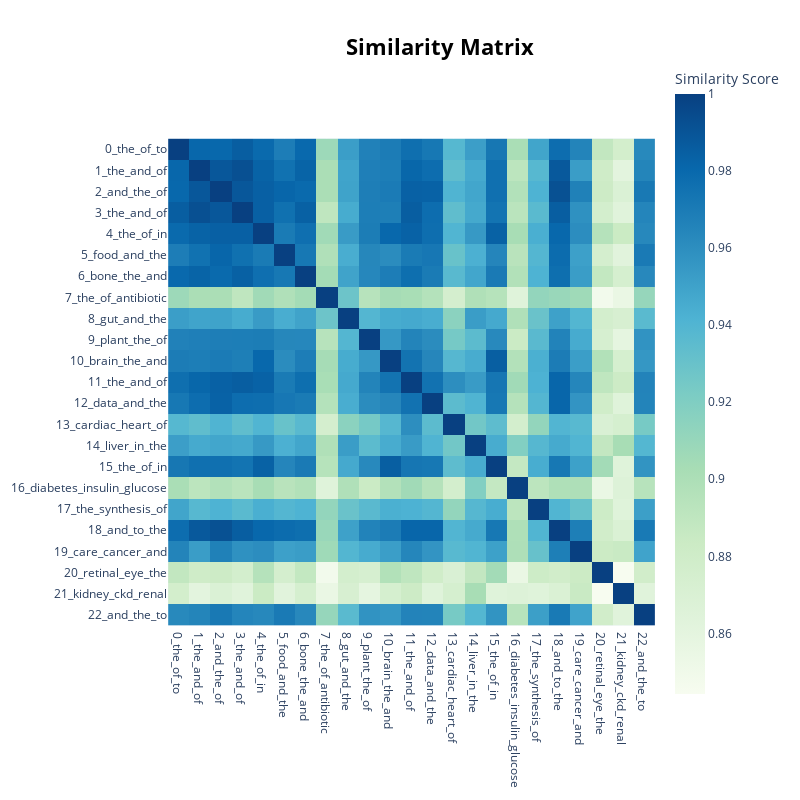

This figure's notebook cell:
### Code cell
topic_model.visualize_heatmap()

### Figure 1 — Plotly figure (JSON) as saved in the notebook; plotly's stock layout.template omitted (floating-point values rounded to 4 significant figures; data arrays with more than 128 entries replaced by an {"elided": "..."} marker saying what was removed)
{"data": [{"coloraxis": "coloraxis", "hovertemplate": "x: %{x}<br>y: %{y}<br>Similarity Score: %{z}<extra></extra>", "name": "0", "type": "heatmap", "x": ["0_the_of_to", "1_the_and_of", "2_and_the_of", "3_the_and_of", "4_the_of_in", "5_food_and_the", "6_bone_the_and", "7_the_of_antibiotic", "8_gut_and_the", "9_plant_the_of", "10_brain_the_and", "11_the_and_of", "12_data_and_the", "13_cardiac_heart_of", "14_liver_in_the", "15_the_of_in", "16_diabetes_insulin_glucose", "17_the_synthesis_of", "18_and_to_the", "19_care_cancer_and", "20_retinal_eye_the", "21_kidney_ckd_renal", "22_and_the_to"], "xaxis": "x", "y": ["0_the_of_to", "1_the_and_of", "2_and_the_of", "3_the_and_of", "4_the_of_in", "5_food_and_the", "6_bone_the_and", "7_the_of_antibiotic", "8_gut_and_the", "9_plant_the_of", "10_brain_the_and", "11_the_and_of", "12_data_and_the", "13_cardiac_heart_of", "14_liver_in_the", "15_the_of_in", "16_diabetes_insulin_glucose", "17_the_synthesis_of", "18_and_to_the", "19_care_cancer_and", "20_retinal_eye_the", "21_kidney_ckd_renal", "22_and_the_to"], "yaxis": "y", "z": {"elided": "23x23 float values"}}], "layout": {"coloraxis": {"colorbar": {"title": {"text": "Similarity Score"}}, "colorscale": [[0, "rgb(247,252,240)"], [0.125, "rgb(224,243,219)"], [0.25, "rgb(204,235,197)"], [0.375, "rgb(168,221,181)"], [0.5, "rgb(123,204,196)"], [0.625, "rgb(78,179,211)"], [0.75, "rgb(43,140,190)"], [0.875, "rgb(8,104,172)"], [1, "rgb(8,64,129)"]]}, "height": 800, "hoverlabel": {"bgcolor": "white", "font": {"family": "Rockwell", "size": 16}}, "legend": {"title": {"text": "Trend"}}, "margin": {"t": 60}, "showlegend": true, "title": {"font": {"color": "Black", "size": 22}, "text": "<b>Similarity Matrix</b>", "x": 0.55, "xanchor": "center", "y": 0.95, "yanchor": "top"}, "width": 800, "xaxis": {"anchor": "y", "constrain": "domain", "domain": [0, 1], "scaleanchor": "y"}, "yaxis": {"anchor": "x", "autorange": "reversed", "constrain": "domain", "domain": [0, 1]}}}
